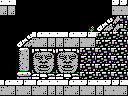

Rendered tile map (Tiled .tmx) drawn with the repository's tilesets; below, a short description and the full map source, tile grids included:
An orthogonal 16x12 tile map with 8x8 px tiles, 1 tile layer (Tile Layer 1) and 4 objects (item, big-item, 4x4-item, pushable-block).

<map version="1.0" orientation="orthogonal" renderorder="right-down" width="16" height="12" tilewidth="8" tileheight="8" nextobjectid="5">
 <properties>
  <property name="up" value="hole" />
 </properties>
 <tileset firstgid="1" name="tiles" tilewidth="8" tileheight="8" tilecount="256" columns="16">
  <image source="tiles.png" width="128" height="128" />
 </tileset>
 <layer name="Tile Layer 1" width="16" height="12">
  <data encoding="csv">
156,156,1,1,1,1,1,1,1,1,1,1,1,1,247,247,
152,152,1,1,1,1,1,1,1,1,1,1,1,1,153,153,
1,1,1,1,1,1,1,1,1,1,1,1,1,172,157,162,
1,1,1,1,1,1,1,1,1,1,1,101,170,171,157,164,
1,1,1,172,151,156,156,156,151,156,247,156,248,248,163,162,
1,1,170,171,153,152,152,152,153,152,153,152,248,163,248,162,
1,1,196,197,250,194,195,250,194,195,248,162,248,162,248,163,
1,1,212,213,209,210,211,209,210,211,163,162,163,162,248,162,
1,1,228,229,225,226,227,225,226,227,248,162,248,163,248,163,
1,1,244,245,241,242,243,241,242,243,248,163,248,162,248,162,
151,156,247,156,151,156,156,156,151,156,247,156,156,247,247,156,
153,152,153,152,153,152,152,152,153,152,153,152,152,153,153,152
</data>
 </layer>
 <objectgroup name="objects">
  <object id="1" type="item" x="48" y="16" width="16" height="16" />
  <object id="2" type="big-item" x="40" y="8" width="32" height="24" />
  <object id="3" type="4x4-item" x="40" y="0" width="32" height="32" />
  <object id="4" type="pushable-block" x="72" y="16" width="16" height="16" />
 </objectgroup>
</map>
